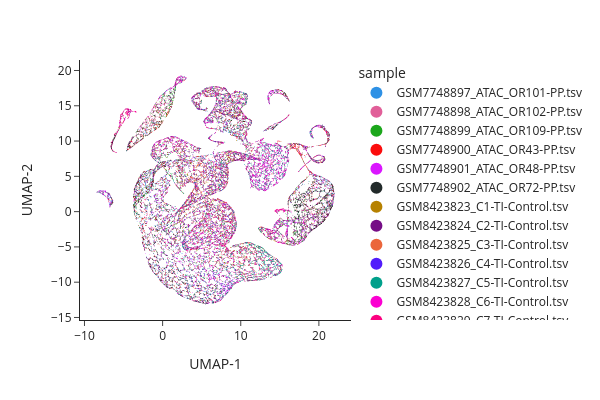

Source (notebook cell):
### Code cell
snap.pl.umap(data, color="sample", interactive=True)

### Figure 1 — Plotly figure (JSON) as saved in the notebook; plotly's stock layout.template omitted (floating-point values rounded to 4 significant figures; data arrays with more than 128 entries replaced by an {"elided": "..."} marker saying what was removed)
{"data": [{"hovertemplate": "sample=GSM7748897_ATAC_OR101-PP.tsv<br>UMAP-1=%{x}<br>UMAP-2=%{y}<extra></extra>", "legendgroup": "GSM7748897_ATAC_OR101-PP.tsv", "marker": {"color": "#2E91E5", "opacity": 1, "size": 0.7765, "symbol": "circle"}, "mode": "markers", "name": "GSM7748897_ATAC_OR101-PP.tsv", "showlegend": true, "type": "scattergl", "x": {"elided": "4535 float values"}, "xaxis": "x", "y": {"elided": "4535 float values"}, "yaxis": "y"}, {"hovertemplate": "sample=GSM7748898_ATAC_OR102-PP.tsv<br>UMAP-1=%{x}<br>UMAP-2=%{y}<extra></extra>", "legendgroup": "GSM7748898_ATAC_OR102-PP.tsv", "marker": {"color": "#E15F99", "opacity": 1, "size": 0.7765, "symbol": "circle"}, "mode": "markers", "name": "GSM7748898_ATAC_OR102-PP.tsv", "showlegend": true, "type": "scattergl", "x": {"elided": "5532 float values"}, "xaxis": "x", "y": {"elided": "5532 float values"}, "yaxis": "y"}, {"hovertemplate": "sample=GSM7748899_ATAC_OR109-PP.tsv<br>UMAP-1=%{x}<br>UMAP-2=%{y}<extra></extra>", "legendgroup": "GSM7748899_ATAC_OR109-PP.tsv", "marker": {"color": "#1CA71C", "opacity": 1, "size": 0.7765, "symbol": "circle"}, "mode": "markers", "name": "GSM7748899_ATAC_OR109-PP.tsv", "showlegend": true, "type": "scattergl", "x": {"elided": "4263 float values"}, "xaxis": "x", "y": {"elided": "4263 float values"}, "yaxis": "y"}, {"hovertemplate": "sample=GSM7748900_ATAC_OR43-PP.tsv<br>UMAP-1=%{x}<br>UMAP-2=%{y}<extra></extra>", "legendgroup": "GSM7748900_ATAC_OR43-PP.tsv", "marker": {"color": "#FB0D0D", "opacity": 1, "size": 0.7765, "symbol": "circle"}, "mode": "markers", "name": "GSM7748900_ATAC_OR43-PP.tsv", "showlegend": true, "type": "scattergl", "x": {"elided": "2734 float values"}, "xaxis": "x", "y": {"elided": "2734 float values"}, "yaxis": "y"}, {"hovertemplate": "sample=GSM7748901_ATAC_OR48-PP.tsv<br>UMAP-1=%{x}<br>UMAP-2=%{y}<extra></extra>", "legendgroup": "GSM7748901_ATAC_OR48-PP.tsv", "marker": {"color": "#DA16FF", "opacity": 1, "size": 0.7765, "symbol": "circle"}, "mode": "markers", "name": "GSM7748901_ATAC_OR48-PP.tsv", "showlegend": true, "type": "scattergl", "x": {"elided": "5204 float values"}, "xaxis": "x", "y": {"elided": "5204 float values"}, "yaxis": "y"}, {"hovertemplate": "sample=GSM7748902_ATAC_OR72-PP.tsv<br>UMAP-1=%{x}<br>UMAP-2=%{y}<extra></extra>", "legendgroup": "GSM7748902_ATAC_OR72-PP.tsv", "marker": {"color": "#222A2A", "opacity": 1, "size": 0.7765, "symbol": "circle"}, "mode": "markers", "name": "GSM7748902_ATAC_OR72-PP.tsv", "showlegend": true, "type": "scattergl", "x": {"elided": "4790 float values"}, "xaxis": "x", "y": {"elided": "4790 float values"}, "yaxis": "y"}, {"hovertemplate": "sample=GSM8423823_C1-TI-Control.tsv<br>UMAP-1=%{x}<br>UMAP-2=%{y}<extra></extra>", "legendgroup": "GSM8423823_C1-TI-Control.tsv", "marker": {"color": "#B68100", "opacity": 1, "size": 0.7765, "symbol": "circle"}, "mode": "markers", "name": "GSM8423823_C1-TI-Control.tsv", "showlegend": true, "type": "scattergl", "x": {"elided": "5823 float values"}, "xaxis": "x", "y": {"elided": "5823 float values"}, "yaxis": "y"}, {"hovertemplate": "sample=GSM8423824_C2-TI-Control.tsv<br>UMAP-1=%{x}<br>UMAP-2=%{y}<extra></extra>", "legendgroup": "GSM8423824_C2-TI-Control.tsv", "marker": {"color": "#750D86", "opacity": 1, "size": 0.7765, "symbol": "circle"}, "mode": "markers", "name": "GSM8423824_C2-TI-Control.tsv", "showlegend": true, "type": "scattergl", "x": {"elided": "7389 float values"}, "xaxis": "x", "y": {"elided": "7389 float values"}, "yaxis": "y"}, {"hovertemplate": "sample=GSM8423825_C3-TI-Control.tsv<br>UMAP-1=%{x}<br>UMAP-2=%{y}<extra></extra>", "legendgroup": "GSM8423825_C3-TI-Control.tsv", "marker": {"color": "#EB663B", "opacity": 1, "size": 0.7765, "symbol": "circle"}, "mode": "markers", "name": "GSM8423825_C3-TI-Control.tsv", "showlegend": true, "type": "scattergl", "x": {"elided": "2505 float values"}, "xaxis": "x", "y": {"elided": "2505 float values"}, "yaxis": "y"}, {"hovertemplate": "sample=GSM8423826_C4-TI-Control.tsv<br>UMAP-1=%{x}<br>UMAP-2=%{y}<extra></extra>", "legendgroup": "GSM8423826_C4-TI-Control.tsv", "marker": {"color": "#511CFB", "opacity": 1, "size": 0.7765, "symbol": "circle"}, "mode": "markers", "name": "GSM8423826_C4-TI-Control.tsv", "showlegend": true, "type": "scattergl", "x": {"elided": "1826 float values"}, "xaxis": "x", "y": {"elided": "1826 float values"}, "yaxis": "y"}, {"hovertemplate": "sample=GSM8423827_C5-TI-Control.tsv<br>UMAP-1=%{x}<br>UMAP-2=%{y}<extra></extra>", "legendgroup": "GSM8423827_C5-TI-Control.tsv", "marker": {"color": "#00A08B", "opacity": 1, "size": 0.7765, "symbol": "circle"}, "mode": "markers", "name": "GSM8423827_C5-TI-Control.tsv", "showlegend": true, "type": "scattergl", "x": {"elided": "6151 float values"}, "xaxis": "x", "y": {"elided": "6151 float values"}, "yaxis": "y"}, {"hovertemplate": "sample=GSM8423828_C6-TI-Control.tsv<br>UMAP-1=%{x}<br>UMAP-2=%{y}<extra></extra>", "legendgroup": "GSM8423828_C6-TI-Control.tsv", "marker": {"color": "#FB00D1", "opacity": 1, "size": 0.7765, "symbol": "circle"}, "mode": "markers", "name": "GSM8423828_C6-TI-Control.tsv", "showlegend": true, "type": "scattergl", "x": {"elided": "4365 float values"}, "xaxis": "x", "y": {"elided": "4365 float values"}, "yaxis": "y"}, {"hovertemplate": "sample=GSM8423829_C7-TI-Control.tsv<br>UMAP-1=%{x}<br>UMAP-2=%{y}<extra></extra>", "legendgroup": "GSM8423829_C7-TI-Control.tsv", "marker": {"color": "#FC0080", "opacity": 1, "size": 0.7765, "symbol": "circle"}, "mode": "markers", "name": "GSM8423829_C7-TI-Control.tsv", "showlegend": true, "type": "scattergl", "x": {"elided": "2554 float values"}, "xaxis": "x", "y": {"elided": "2554 float values"}, "yaxis": "y"}], "layout": {"height": 400, "legend": {"itemsizing": "constant", "title": {"text": "sample"}, "tracegroupgap": 0}, "margin": {"t": 60}, "width": 600, "xaxis": {"anchor": "y", "domain": [0, 1], "title": {"text": "UMAP-1"}}, "yaxis": {"anchor": "x", "domain": [0, 1], "title": {"text": "UMAP-2"}}}}
